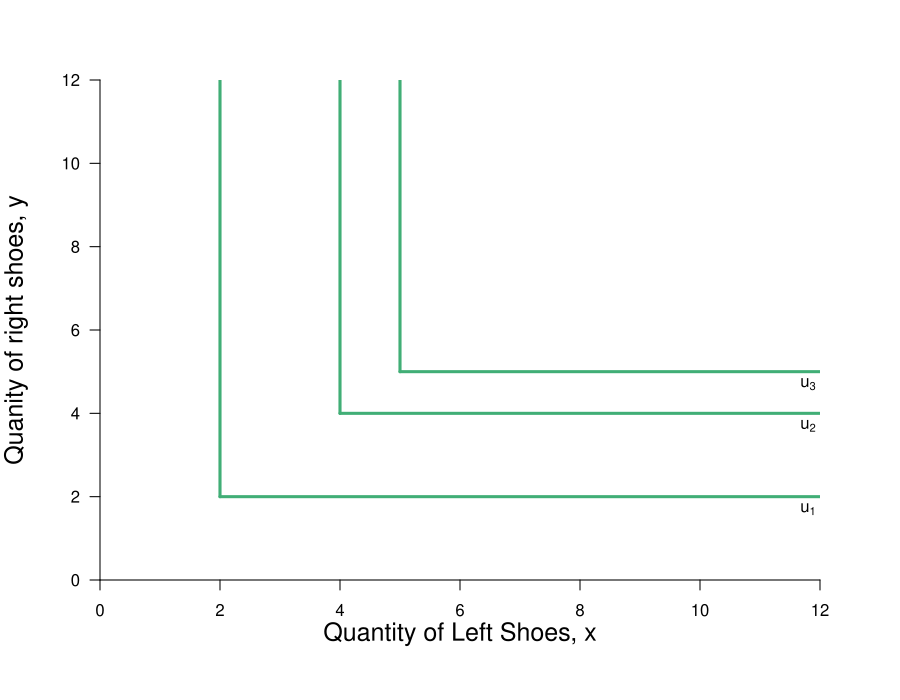

Write the R code that produced this figure.
#Graph Designer: Simon Halliday & Madeleine Wettach '20
#Authors: Bowles, Foley and Halliday
#Title: Microeconomics: Competition, Conflict and Coordination

require(shape)
pdf(file = "constrained_optimization/step_by_step_graphs_3/offer_curve_leontief_step1.pdf", width = 9, height = 7)

#Set parameters for graphics
axislabelsize <- 1.5
graphlinewidth <- 3
segmentlinewidth <- 2

COL <- c("#7fc97f", "#beaed4", "#fdc086", "#ffff99", "#386cb0", "#f0027f", "#bf5b17", "#666666")
COLA <- c("#99d8c9","#66c2a4","#41ae76", "#238b45", "#005824")
COLB <- c("#4eb3d3", "#2b8cbe", "#0868ac","#084081")

#Edited the margins to cater for the larger LHS labels
par(mar =  c(6, 5, 4, 4))

# uA <- function(x, y, rmax = 2, xmax = 12) {
#   y + rmax*x - (1/2)*(rmax/xmax)*x^2
# }
# 
# indiffA1 <- function(x, uA = 10, rmax = 2.5, xmax = 10) {
#   uA - rmax*x + (1/2)*(rmax/xmax)*(x^2)
# }

offerCurve <- function(x, w, rmax = 2, xmax = 12) {
  x 
}

PriceLine <- function(x, w = 10, p = 1) {
  w - p*x
}


xlims <- c(0, 12)
ylims <- c(0, 12)

npts <- 501 
x <- seq(xlims[1], xlims[2], length.out = npts)
y <- seq(ylims[1], ylims[2], length.out = npts) 
a <- c(13, 16.75, 19.25)

plot(0, 0, xlim = xlims, ylim = ylims, type = "n",
     xlab = expression(paste("")),
     ylab = expression(paste("")), 
     xaxt = "n", 
     yaxt = "n", 
     cex.lab = axislabelsize, 
     bty = "n",
     xaxs="i", 
     yaxs="i")

ticksy <- seq(from = 0, to = ylims[2], by = 2)
ylabels <- seq(from = 0, to = ylims[2], by = 2)
ticksx <- seq(from = 0, to = xlims[2], by = 2)
xlabels <- seq(from = 0, to = xlims[2], by = 2)
# ticksy <- c(0, 13, 15, 17, ylims[2])
# ylabels <- c(NA, expression(paste(y == u[1])), expression(paste(y == u[2])), expression(paste(y == u[3])), NA)
# ticksx <- c(0,  xlims[2])
# xlabels <- c(NA, NA)

axis(1, at = ticksx, pos = 0, labels = xlabels)
axis(2, at = ticksy, pos = 0, labels = ylabels, las = 1)

npts <- 500 
xx1 <- seq(xlims[1], xlims[2], length.out = npts)

#lines(xx1, bcA(xx1, w = 10, p = 1.5), col = COLB[3], lwd = graphlinewidth)
#lines(xx1, PriceLine(xx1, w = 10, p = 4), col = COLB[3], lwd = graphlinewidth)
#lines(xx1, PriceLine(xx1, w = 10, p = 1), col = COLB[3], lwd = graphlinewidth)
#lines(xx1, PriceLine(xx1, w = 10, p = 1.5), col = COLB[3], lwd = graphlinewidth)

#lines(xx1, offerCurve(xx1, w = 10, rmax = 2, xmax = 12), col = COL[3], lwd = graphlinewidth)
#lines(xx1, indiffA1(xx1, uA = 20, rmax = 2.5, xmax = 10), col = COLB[4], lwd = graphlinewidth)



mtext(expression(paste("Quantity of Left Shoes, ", x)), side=1, line = 2.5, cex = axislabelsize)
text(-1.4, 0.5*ylims[2], expression(paste("Quanity of right shoes, ", y)), xpd = TRUE, cex = axislabelsize, srt = 90) 

#segments(4.11765, 6.17647, 5.88, 8.88, lty = 1, col = COL[2] , lwd = graphlinewidth)
#text(7.3, 3, expression("Pareto Efficient"))
#text(7.3, 2.5, expression("Curve"))
#Arrows(7.3, 3.5, 7.3, 6.1, col = "black", lty = 1, lwd = 2, arr.type = "triangle", arr.lwd = 0.5)

#Label the iso-welfare functions for the HG, Aisha
text(11.8, 1.7, expression(u[1]))
text(11.8, 3.7, expression(u[2]))
text(11.8, 4.7, expression(u[3]))

#text(9, 10, expression("Offer Curve"))
#text(6.6, 8.3, expression(u[4]^A))

#Label the indifference curves for the HG, Betty
# text(7.6, 17, expression(u[1]^B))
# text(6.75, 17, expression(u[2]^B))
# text(6, 17, expression(u[3]^B))
#text(3.4, 6.9, expression(v[4]^B))

#Draw the offer curve
#xx2 <- seq(2, xlims[2], length.out = npts)
#lines(xx2, offerCurve(xx2, w = 10, rmax = 2, xmax = 12), col = COL[3], lwd = graphlinewidth)

#Graph left and right shoes
#2 for 2
segments(2, 2, 2, ylims[2], lty = 1, col = COLA[3] , lwd = graphlinewidth)
segments(2, 2, xlims[2], 2, lty = 1, col = COLA[3] , lwd = graphlinewidth)
segments(4, 4, 4, ylims[2], lty = 1, col = COLA[3] , lwd = graphlinewidth)
segments(4, 4, xlims[2], 4, lty = 1, col = COLA[3] , lwd = graphlinewidth)

segments(5, 5, 5, ylims[2], lty = 1, col = COLA[3] , lwd = graphlinewidth)
segments(5, 5, xlims[2], 5, lty = 1, col = COLA[3] , lwd = graphlinewidth)
#points(6, 6, pch = 16, col = "black", cex = 1.5)

# par(new = TRUE)
# 
# #Use the same x and ylims as previously, but with locations switched
# xlims2 <- c(18, 0)
# ylims2 <- c(18, 0)

#Leave the ylab and xlab blank to ensure no axes titles
# plot(0, 0, xlim = xlims2, ylim = ylims2, type = "n",
#      xlab = expression(paste("")),
#      ylab = expression(paste("")),
#      xaxt = "n", 
#      yaxt = "n", 
#      cex.lab = 1.3, 
#      bty = "n",
#      xaxs="i", 
#      yaxs="i")
# 
# 
# lines(xx1, indiffAlow(xx1, uA = 46.08, alpha = 16, beta = 1/24), col = COL[2], lwd = graphlinewidth)


#Set up axes at sides 3 and 4 (top and right)
# axis(side = 3, at = ticksx, pos = 0, labels = xlabels)
# axis(side = 4, at = ticksy, pos = 0, labels = ylabels, las = 0)
# mtext("B's Apples, x", side=3, line = 2.5, cex = axislabelsize)
# text(-0.8, 7, expression(paste("B's Oranges, y")), xpd = TRUE, cex = axislabelsize, srt = 270) 
# 
# #Add arrows:
# arrows(-0.8, 10, -0.8, 14, xpd = TRUE, length=0.1,angle=40,lwd=3)
# arrows(6.2, -1.8, 9, -1.8, xpd = TRUE, length=0.1,angle=40,lwd=3)
# 

#Customize ticks and labels for the plot
#ticksy <- seq(from = 0, to = 15, by = 1)
#ylabels <- seq(from = 0, to = 15, by = 1)
#ticksx <- seq(from = 0, to = 10, by = 1)
#xlabels <- seq(from = 0, to = 10, by = 1)
#axis(1, at = ticksx, pos = 0, labels = xlabels)
#axis(2, at = ticksy, pos = 0, labels = ylabels, las = 0)

dev.off()
